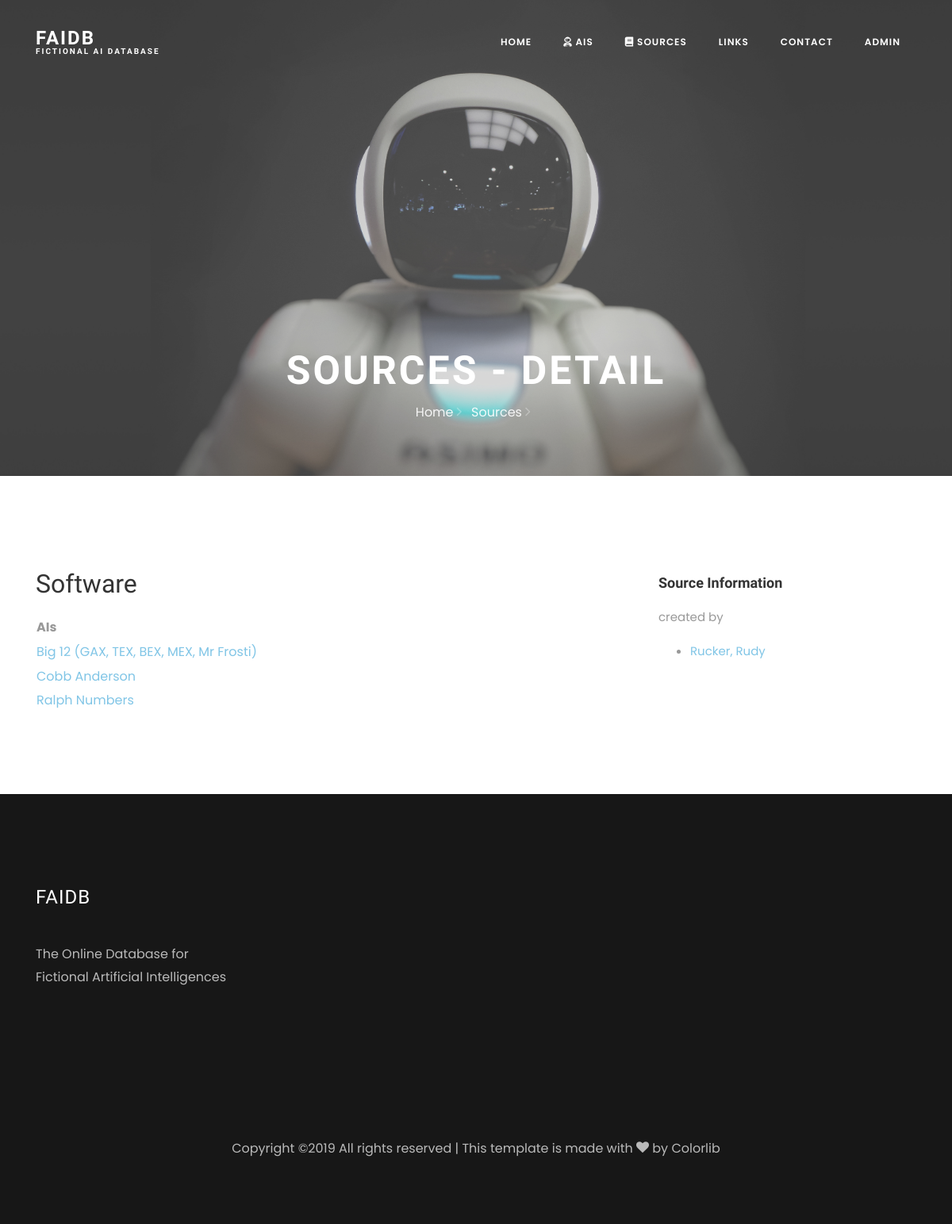
Screenshot of /sources/9/ with the database file from the repository.
### aidatabase/models.py (models this page shows, shortened)
class Source(models.Model):
    NOVEL = 'NL'
    COMIC = 'CO'
    MANGA = 'MG'
    FILM = 'FM'
    SERIES = 'SE'
    ANIME = 'AN'
    GAME = 'GM'
    NOVELLA = 'NA'
    SHORTSTORY = 'SS'
    MAGAZINE = 'MZ'
    OTHER = 'OT'
    MEDIUM_TYPES = ((NOVEL, "novel"), (COMIC, "comic"), (MANGA, "manga"), (FILM, "film"), (SERIES, "series"), (ANIME, "anime"), (GAME, "game"), (NOVELLA, "novella"), (SHORTSTORY, "shortstory"), (MAGAZINE, "magazine"), (OTHER, "other"))
    medium_type = models.CharField(max_length=2, choices=MEDIUM_TYPES)
    source_id = models.AutoField(primary_key=True)
    publish_year = models.IntegerField("first published")
    website = models.URLField(blank=True)
    title = models.CharField(max_length=60)
    registered_on = models.DateTimeField(auto_now_add=True, blank=True, null=True)
    registered_by = models.ForeignKey(settings.AUTH_USER_MODEL, on_delete=models.PROTECT)
    creator = models.ManyToManyField("Person", related_name='created', blank=True)

class Ai(models.Model):
    ai_id = models.AutoField(primary_key=True)
    registered_by = models.ForeignKey(settings.AUTH_USER_MODEL, on_delete=models.PROTECT)
    registered_on = models.DateTimeField(auto_now_add=True, blank=True, null=True)
    source_id = models.ForeignKey('Source', on_delete=models.PROTECT, default="")
    name = models.CharField("Real Name", max_length=50)
    short_name = models.CharField("Short Name", max_length=15)

class Person(models.Model):
    person_id = models.AutoField(primary_key=True)
    firstname = models.CharField('firstname', default="firstname", max_length=30)
    lastname = models.CharField('lastname', default="lastname", max_length=30)
    female = models.BooleanField()
    website = models.URLField(blank=True)
    registered_on = models.DateTimeField(auto_now_add=True, blank=True, null=True)
    registered_by = models.ForeignKey(settings.AUTH_USER_MODEL, on_delete=models.PROTECT)
    add_information = models.TextField("Some Additional Information", blank=True, null=True)

### aidatabase/views.py (the view)
# urls.py: path('sources/<int:source_id>/', views.source_detail, name='source_detail'),
def source_detail(request, source_id):
    source = get_object_or_404(Source, pk=source_id)
    ais = Ai.objects.filter(source_id=source.source_id).order_by("name")
    creators = source.creator.all()
    return render(request, 'aidatabase/source_detail.html', {'source': source, 'ais': ais, 'creators': creators})

### aidatabase/templates/aidatabase/source_detail.html (shortened to what this page needs)
{% extends "aidatabase/home.html" %}
{% load static %}
{% block main_heading %}Sources - Detail{% endblock %}
{% block breadcrumbs %}<a href="/">Home <i class="ion-ios-arrow-forward"></i></a></span> <span class="mr-2"><a href="/sources/">Sources <i class="ion-ios-arrow-forward"></i></a></span>{% endblock %}
{% block page-heading %}{{ source.title }}{% endblock %}
{% block content %}
<table>
    <tr><td><b>AIs</b></td></tr>
    {% for item in ais %}
    <tr>
        <td><a href="/ais/{{ item.ai_id }}/">{{ item.name }}</a></td>
    </tr>
    {% endfor %}
</table>
{% endblock %}
{% block sidebar-header %}Source Information{% endblock %}
{% block sidebar-content %}
<p>
    created by
    <ul>
    {% for creator in creators %}
        <li><a href="/persons/{{ creator.person_id }}">{{ creator.lastname}}, {{ creator.firstname}}</a></li>
    {% endfor %}
    </ul>
</p>
{% endblock %}

### rows the page displays
Source: title "Software"
Ai: name "Big 12 (GAX, TEX, BEX, MEX, Mr Frosti)"
Ai: name "Cobb Anderson"
Ai: name "Ralph Numbers"
Person: lastname "Rucker", firstname "Rudy"
